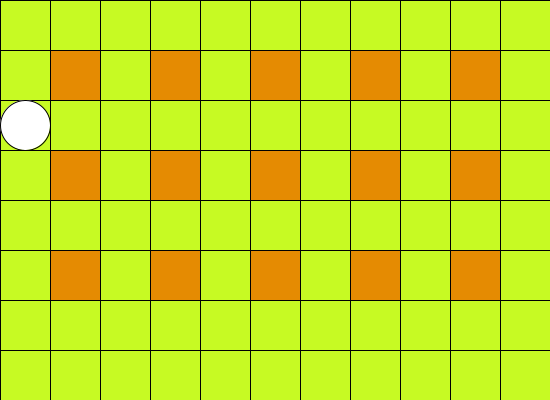
Frame 1 (no input)
Frame 60 (the mouse pressed at the canvas centre just before this capture): identical to frame 1, image omitted
Frame 120 (the mouse held since frame 60 and released just before this capture): identical to frame 1, image omitted

The Processing sketch that drew this single still picture (run headless with seeded random() and noise(); from frame 60 on, the mouse is pressed at the canvas centre):

// Processing sketch: week10_1_2_bomb_bomb_king_put_bomb
// ── week10_1_2_bomb_bomb_king_put_bomb.pde
//爆爆王
//Step01 陣列
//Step02 Player
//Step03 放炸彈 map[i][j]==-1
//Step04 炸彈爆炸的範圍特效, 之後再解決
int playerJ=0, playerI=2;
int [][] bombT = new int[8][11];//0:沒有, 倒數計時
int [][] map = {
  {0,0,0,0,0,0,0,0,0,0,0},
  {0,1,0,1,0,1,0,1,0,1,0}, //1: 房子
  {0,0,0,0,0,0,0,0,0,0,0},
  {0,1,0,1,0,1,0,1,0,1,0}, //1: 房子
  {0,0,0,0,0,0,0,0,0,0,0},
  {0,1,0,1,0,1,0,1,0,1,0}, //1: 房子
  {0,0,0,0,0,0,0,0,0,0,0},  
  {0,0,0,0,0,0,0,0,0,0,0},
};
void setup(){
  size( 550, 400);
}
void draw(){
  background(#C7FA23);
  for(int i=0; i<8; i++){
    for(int j=0; j<11; j++){
      if(map[i][j]==1){
        fill(#E58B02);
        rect(j*50, i*50, 50, 50);
      }else if(map[i][j]==-1){
        fill(255,0,0);//炸彈
        rect(j*50, i*50, 50, 50);
        if(bombT[i][j]>0) bombT[i][j]--;
        else{ //時間到,就炸
          map[i][j]=0;
        }
      }else{
        noFill();
        rect(j*50, i*50, 50, 50);
      }
    }
  }
  fill(255);
  int playerX=playerJ*50+25;
  int playerY=playerI*50+25;
  ellipse(playerX, playerY, 50,50);
}
void keyPressed(){
  if(keyCode==RIGHT && notBlock(1,0) ) playerJ++;
  if(keyCode==LEFT && notBlock(-1,0) ) playerJ--;
  if(keyCode==DOWN && notBlock(0,1) ) playerI++;
  if(keyCode==UP && notBlock(0,-1) ) playerI--;
  if(key==' ') {
    map[playerI][playerJ]=-1;//炸彈
    bombT[playerI][playerJ]=60;//等60frame,1秒
  }
}
boolean notBlock(int x, int y){
  if(playerI+y<0 || playerI+y>=8) return false;//超過界線
  if(playerJ+x<0 || playerJ+x>=11) return false;//超過界線
  if(map[playerI+y][playerJ+x]==1) return false;//不可以走
  else return true;//可以走
}
